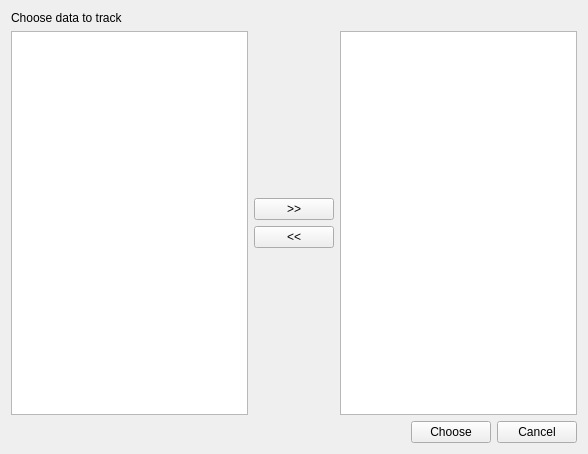
<?xml version="1.0" encoding="UTF-8"?>
<ui version="4.0">
 <class>Form</class>
 <widget class="QWidget" name="Form">
  <property name="geometry">
   <rect>
    <x>0</x>
    <y>0</y>
    <width>588</width>
    <height>454</height>
   </rect>
  </property>
  <property name="windowTitle">
   <string>Choose data to track</string>
  </property>
  <layout class="QGridLayout" name="gridLayout">
   <item row="0" column="0">
    <layout class="QVBoxLayout" name="verticalLayout_2">
     <item>
      <widget class="QLabel" name="label">
       <property name="text">
        <string>Choose data to track</string>
       </property>
      </widget>
     </item>
     <item>
      <layout class="QHBoxLayout" name="horizontalLayout">
       <item>
        <widget class="QListWidget" name="listAll"/>
       </item>
       <item>
        <layout class="QVBoxLayout" name="verticalLayout">
         <item>
          <spacer name="verticalSpacer">
           <property name="orientation">
            <enum>Qt::Vertical</enum>
           </property>
           <property name="sizeHint" stdset="0">
            <size>
             <width>20</width>
             <height>40</height>
            </size>
           </property>
          </spacer>
         </item>
         <item>
          <widget class="QPushButton" name="addToList">
           <property name="text">
            <string>&gt;&gt;</string>
           </property>
          </widget>
         </item>
         <item>
          <widget class="QPushButton" name="removeFromList">
           <property name="text">
            <string>&lt;&lt;</string>
           </property>
          </widget>
         </item>
         <item>
          <spacer name="verticalSpacer_2">
           <property name="orientation">
            <enum>Qt::Vertical</enum>
           </property>
           <property name="sizeHint" stdset="0">
            <size>
             <width>20</width>
             <height>40</height>
            </size>
           </property>
          </spacer>
         </item>
        </layout>
       </item>
       <item>
        <widget class="QListWidget" name="listSelected"/>
       </item>
      </layout>
     </item>
     <item>
      <layout class="QHBoxLayout" name="horizontalLayout_2">
       <item>
        <spacer name="horizontalSpacer">
         <property name="orientation">
          <enum>Qt::Horizontal</enum>
         </property>
         <property name="sizeHint" stdset="0">
          <size>
           <width>40</width>
           <height>20</height>
          </size>
         </property>
        </spacer>
       </item>
       <item>
        <widget class="QPushButton" name="okBtn">
         <property name="text">
          <string>Choose</string>
         </property>
        </widget>
       </item>
       <item>
        <widget class="QPushButton" name="cancel">
         <property name="text">
          <string>Cancel</string>
         </property>
        </widget>
       </item>
      </layout>
     </item>
    </layout>
   </item>
  </layout>
 </widget>
 <resources/>
 <connections/>
</ui>
